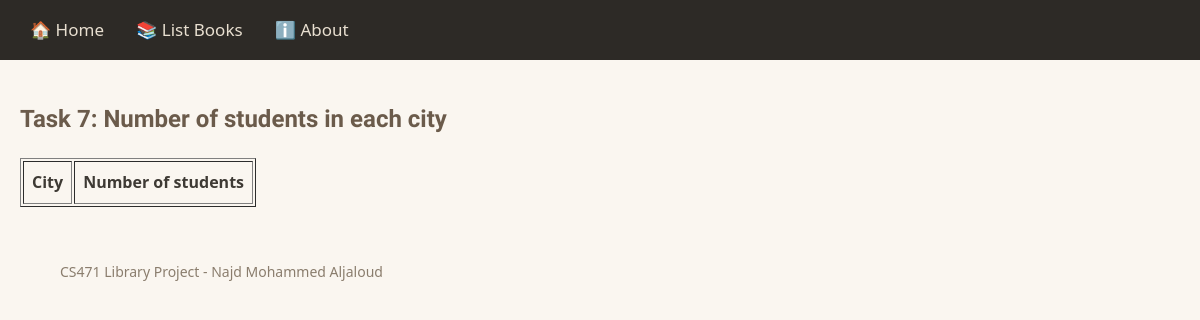
Before: /books/lab8/task7 with the older database file.
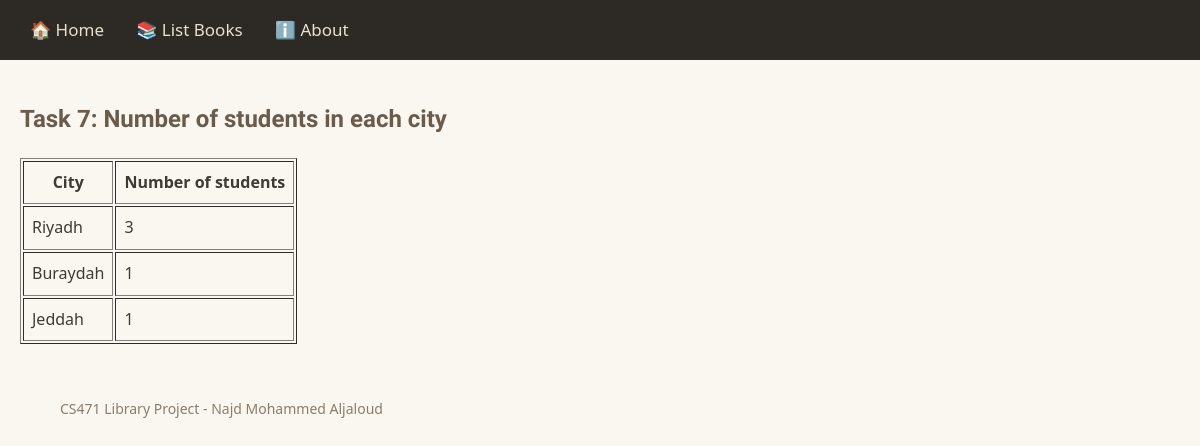
After: the same page with the newer database file.
### apps/bookmodule/models.py (models this page shows, shortened)
class Address(models.Model):
    city = models.CharField(max_length=50)

### apps/bookmodule/views.py (the view)
# urls.py: path('lab8/task7', views.lab8_task7, name='books.lab8_task7'),
def lab8_task7(request):
    cities = Address.objects.annotate(student_count=Count('student'))
    return render(request, 'bookmodule/lab8/students_by_city.html', {'cities': cities})

### apps/templates/bookmodule/lab8/students_by_city.html (shortened to what this page needs)
{% extends "layouts/base.html" %}
{% load static %}
{% block content %}
<div style="padding: 20px;">
    <h2>Task 7: Number of students in each city</h2>
    <table border="1" cellpadding="8">
        <tr><th>City</th><th>Number of students</th></tr>
        {% for c in cities %}
        <tr>
            <td>{{ c.city }}</td>
            <td>{{ c.student_count }}</td>
        </tr>
        {% endfor %}
    </table>
</div>
{% endblock content %}

Changed rows visible on the page:
added Address: city "Riyadh", student_count "3"
added Address: city "Buraydah", student_count "1"
added Address: city "Jeddah", student_count "1"
